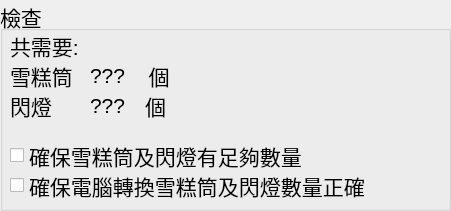
       <widget class="QGroupBox" name="groupBox_23">
        <property name="geometry">
         <rect>
          <x>1310</x>
          <y>250</y>
          <width>451</width>
          <height>211</height>
         </rect>
        </property>
        <property name="font">
         <font>
          <pointsize>16</pointsize>
         </font>
        </property>
        <property name="title">
         <string>檢查</string>
        </property>
        <widget class="QLabel" name="label_70">
         <property name="geometry">
          <rect>
           <x>10</x>
           <y>30</y>
           <width>101</width>
           <height>31</height>
          </rect>
         </property>
         <property name="font">
          <font>
           <pointsize>16</pointsize>
          </font>
         </property>
         <property name="text">
          <string>共需要:</string>
         </property>
        </widget>
        <widget class="QLabel" name="label_108">
         <property name="geometry">
          <rect>
           <x>10</x>
           <y>60</y>
           <width>431</width>
           <height>31</height>
          </rect>
         </property>
         <property name="font">
          <font>
           <pointsize>16</pointsize>
          </font>
         </property>
         <property name="text">
          <string>雪糕筒             個</string>
         </property>
        </widget>
        <widget class="QLabel" name="label_127">
         <property name="geometry">
          <rect>
           <x>10</x>
           <y>90</y>
           <width>431</width>
           <height>31</height>
          </rect>
         </property>
         <property name="font">
          <font>
           <pointsize>16</pointsize>
          </font>
         </property>
         <property name="text">
          <string>閃燈                個</string>
         </property>
        </widget>
        <widget class="QLabel" name="label_128">
         <property name="geometry">
          <rect>
           <x>90</x>
           <y>60</y>
           <width>51</width>
           <height>31</height>
          </rect>
         </property>
         <property name="font">
          <font>
           <pointsize>16</pointsize>
          </font>
         </property>
         <property name="text">
          <string>???</string>
         </property>
        </widget>
        <widget class="QLabel" name="label_129">
         <property name="geometry">
          <rect>
           <x>90</x>
           <y>90</y>
           <width>51</width>
           <height>31</height>
          </rect>
         </property>
         <property name="font">
          <font>
           <pointsize>16</pointsize>
          </font>
         </property>
         <property name="text">
          <string>???</string>
         </property>
        </widget>
        <widget class="QCheckBox" name="checkBox">
         <property name="geometry">
          <rect>
           <x>10</x>
           <y>140</y>
           <width>431</width>
           <height>31</height>
          </rect>
         </property>
         <property name="font">
          <font>
           <pointsize>16</pointsize>
          </font>
         </property>
         <property name="text">
          <string>確保雪糕筒及閃燈有足夠數量</string>
         </property>
        </widget>
        <widget class="QCheckBox" name="checkBox_5">
         <property name="geometry">
          <rect>
           <x>10</x>
           <y>170</y>
           <width>431</width>
           <height>31</height>
          </rect>
         </property>
         <property name="font">
          <font>
           <pointsize>16</pointsize>
          </font>
         </property>
         <property name="text">
          <string>確保電腦轉換雪糕筒及閃燈數量正確</string>
         </property>
        </widget>
       </widget>
